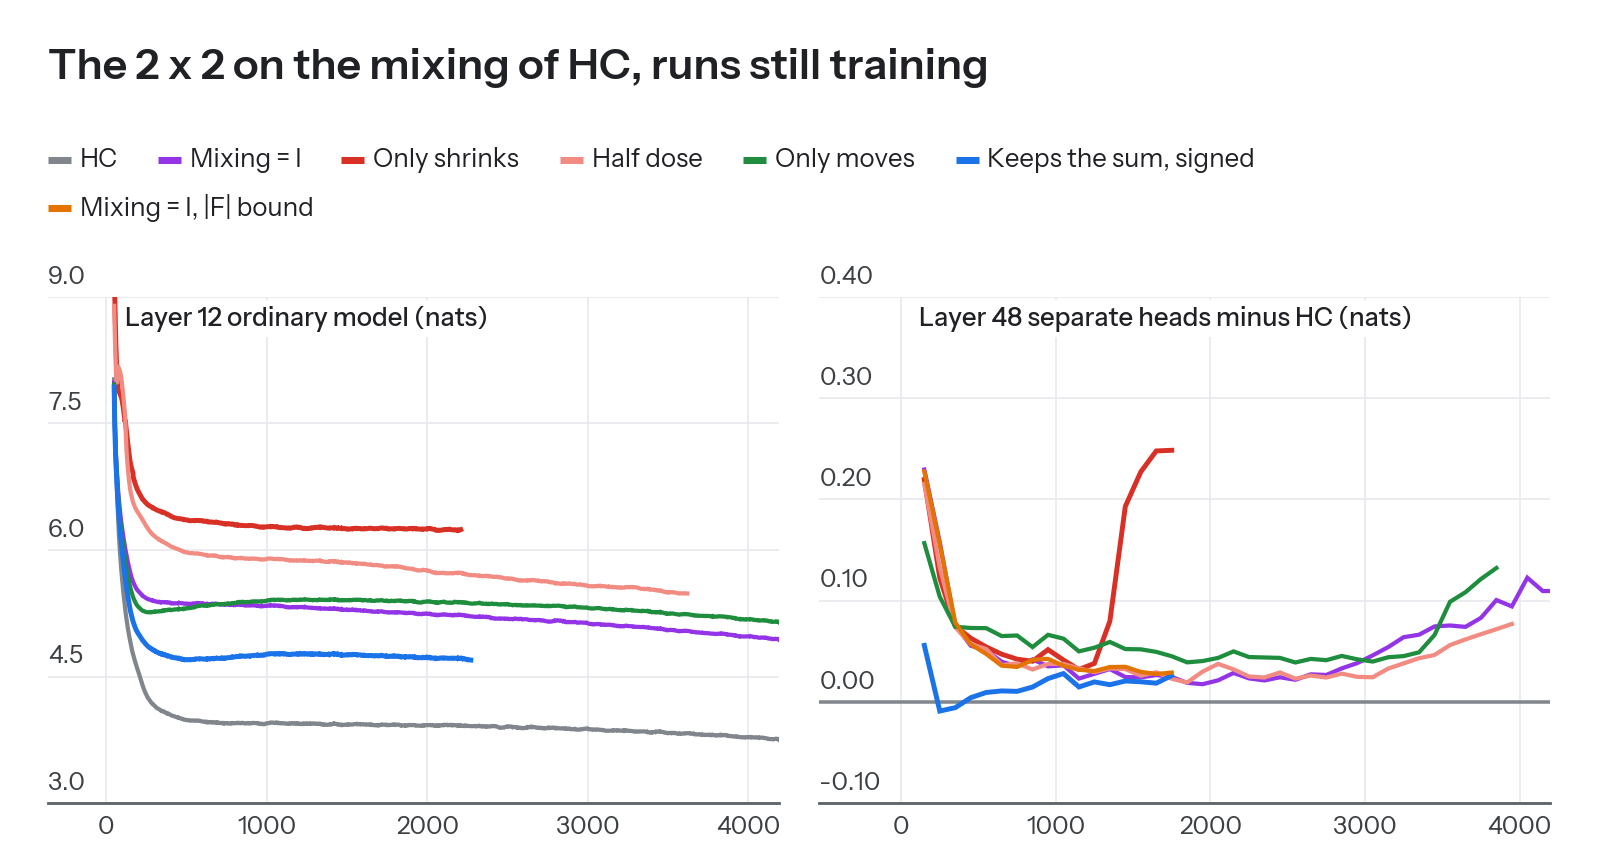

Here is the Python script that generated this plot:
"""The 2 x 2 on HC's mixing, interim, 2026-11-04 20:35 EST. Status figure for the owner; not a page figure. Runs still training.

Data: ../../pls_hcid/live_1104d.npz (W&B train/pls/L{k} of the running runs, live_1104d.py), ../../pls_blog/d48g4.npz (finished: HC, mixing = I).
Left: layer 12 train cross-entropy of the ordinary models by step, rolling mean over 50 steps. Right: layer 48 train cross-entropy of the separate-heads models minus HC with separate heads at the same steps, 100-step bins.
Output: hc_2x2_1104b.{pdf,png}."""
from pathlib import Path

import numpy as np
from style import *

HERE = Path(__file__).parent
apply_style()
D = HERE.parents[1]
L = np.load(D / "pls_hcid/live_1104d.npz", allow_pickle=True)
Z = np.load(D / "pls_blog/d48g4.npz", allow_pickle=True)
lay = [int(v) for v in L["lay"]]
PUR, GRN, RED, YEL, RED1 = tone("purple", 600), tone("green", 600), tone("red", 600), tone("yellow", 900), tone("red", 300)
legend = [("HC", GREY), ("Mixing = I", PUR), ("Only shrinks", RED), ("Half dose", RED1), ("Only moves", GRN), ("Keeps the sum, signed", BLUE), ("Mixing = I, |F| bound", YEL)]
fig, axes = canvas(1, 2, width=WIDTH_TEXT, panel_height=2.0, title="The 2 x 2 on the mixing of HC, runs still training", legend=legend)
a, b = np.ravel(axes)
def roll(st, y, w=50):
    return st[w - 1:], np.convolve(y, np.ones(w) / w, mode="valid")
def live(n, l):
    return L[n + "/step"], L[n + "/ce"][:, lay.index(l)]
def done(t, l):
    return Z[t + "/step"], Z[t + "/ce"][:, l - 1]
for s, col, lw in ((done("-sep-bbfrozen-ahc-fa4thd-vs-d48", 12), GREY, 1.2), (done("-sep-bbfrozen-ahc-hcid-fa4thd-vs-d48", 12), PUR, 1.2), (live("w972 only shrinks", 12), RED, 1.4), (live("w1002 half dose", 12), RED1, 1.2), (live("w1000 only moves", 12), GRN, 1.2), (live("w1006 keeps the sum", 12), BLUE, 1.4)):
    a.plot(*roll(*s), color=col, lw=lw)
nice_y(a, 3.5, 7, fmt="{:.1f}")
a.set_xlim(0, 4000)
a.set_xticks([0, 1000, 2000, 3000, 4000])
room(a)
panel_label(a, "Layer 12 ordinary model (nats)")
def gap(x, w=100):
    sa, ya = x
    sb, yb = done("-sep-ahc-fa4thd-vs-d48", 48)
    xs, ys = [], []
    for s in range(100, int(sa[-1]) - w + 2, w):
        ma, mb = (sa >= s) & (sa < s + w), (sb >= s) & (sb < s + w)
        if ma.sum() > 0.8 * w:
            xs.append(s + w / 2); ys.append(ya[ma].mean() - yb[mb].mean())
    return xs, ys
b.axhline(0, color=GREY, lw=1.0)
for s, col, lw in ((done("-sep-ahc-hcid-fa4thd-vs-d48", 48), PUR, 1.2), (live("w973 only shrinks", 48), RED, 1.4), (live("w1003 half dose", 48), RED1, 1.2), (live("w1001 only moves", 48), GRN, 1.2), (live("w1007 keeps the sum", 48), BLUE, 1.4), (live("w1091 mixing = I, bound", 48), YEL, 1.2)):
    b.plot(*gap(s), color=col, lw=lw)
nice_y(b, -0.05, 0.25, fmt="{:.2f}")
b.set_xlim(0, 4000)
b.set_xticks([0, 1000, 2000, 3000, 4000])
room(b)
panel_label(b, "Layer 48 separate heads minus HC (nats)")
save(fig, HERE / "hc_2x2_1104b")
